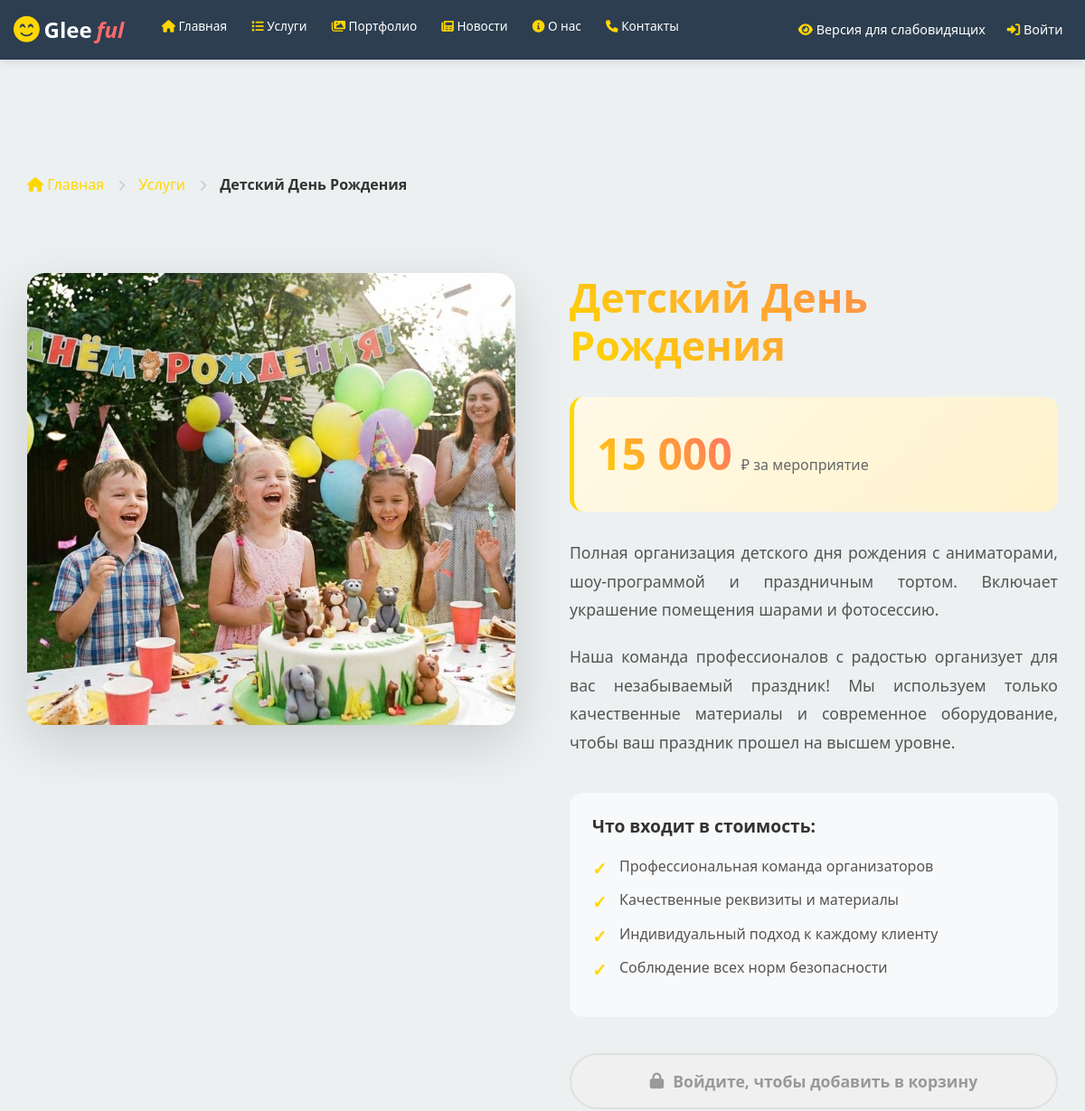
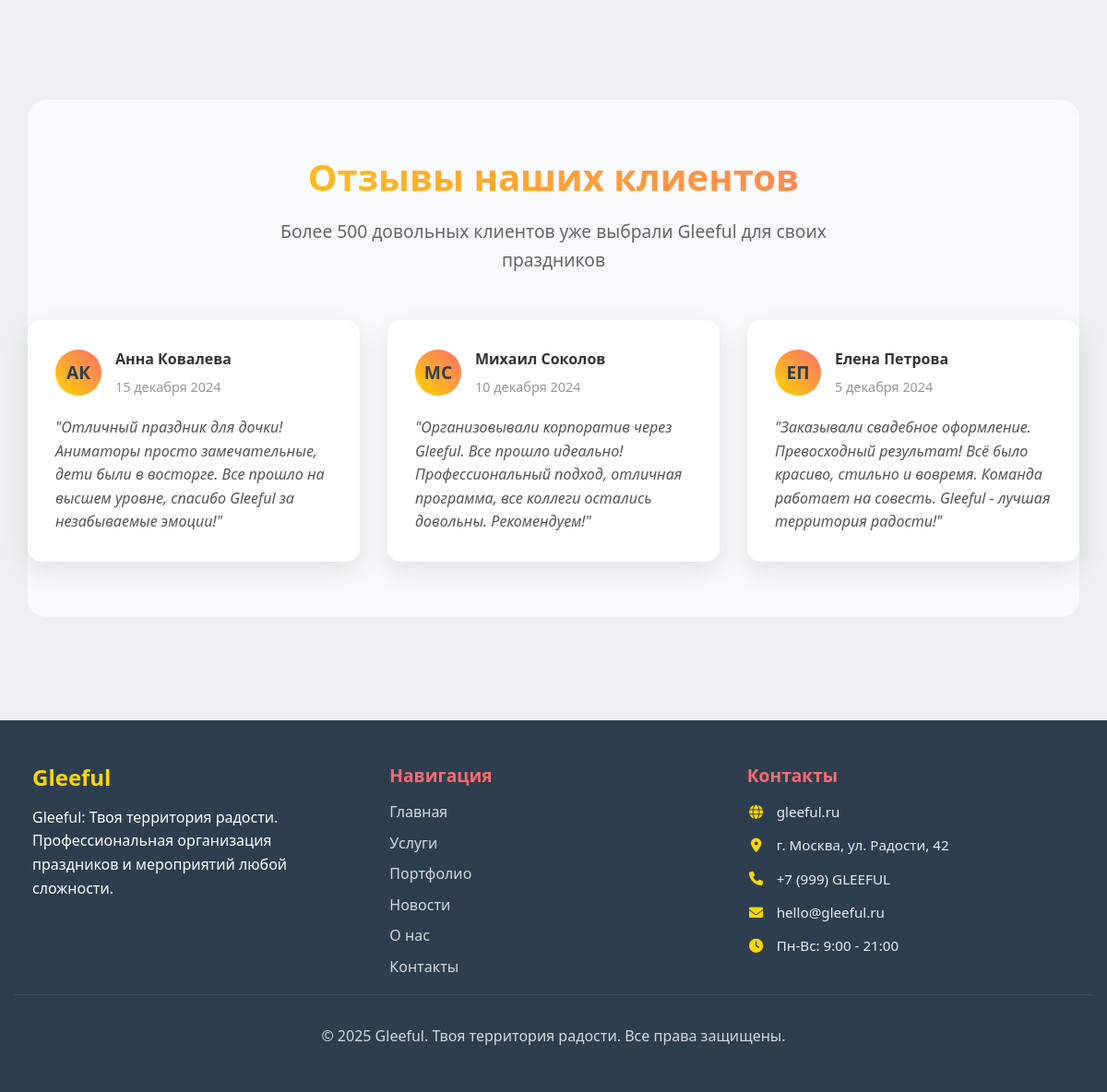
/service/1, run on the app's committed database (2 pictures, top to bottom).
### app.py (models this page shows, shortened)
class Service(db.Model):
    id = db.Column(db.Integer, primary_key=True)
    title = db.Column(db.String(200), nullable=False)
    description = db.Column(db.Text, nullable=False)
    price = db.Column(db.Numeric(10, 2), nullable=False)
    category = db.Column(db.String(50), nullable=False)
    image_url = db.Column(db.String(300))
    created_at = db.Column(db.DateTime, default=datetime.utcnow, nullable=False)
    order_items = db.relationship('OrderItem', backref='service', lazy=True)
    cart_items = db.relationship('CartItem', backref='service', lazy=True)

### app.py (the view)
@app.route('/service/<int:id>')
def service_detail(id):
    try:
        service = Service.query.get_or_404(id)
        return render_template('service_detail.html', service=service)
    except Exception as e:
        app.logger.error(f'Ошибка при загрузке деталей услуги {id}: {str(e)}')
        abort(404)

### app.py (called while the page is built)
@app.context_processor
def inject_cart_count():
    return dict(cart_count=get_cart_count())

def get_cart_count():
    if current_user.is_authenticated:
        return CartItem.query.filter_by(user_id=current_user.id).count()
    else:
        return len(session.get('cart', []))

### templates/service_detail.html (shortened to what this page needs)
{% extends "base.html" %}
{% block content %}
<div class="service-detail-page">
    <div class="container">
        <nav class="breadcrumb">
            <ol class="breadcrumb-list">
                <li class="breadcrumb-item">
                    <a href="{{ url_for('index') }}">
                        <i class="fas fa-home"></i> Главная
                    </a>
                </li>
                <li class="breadcrumb-item">
                    <span class="breadcrumb-separator"><i class="fas fa-chevron-right"></i></span>
                    <a href="{{ url_for('services') }}">Услуги</a>
                </li>
                <li class="breadcrumb-item">
                    <span class="breadcrumb-separator"><i class="fas fa-chevron-right"></i></span>
                    <span class="breadcrumb-current">{{ service.title }}</span>
                </li>
            </ol>
        </nav>
        <div class="service-detail">
            <div class="service-image-section">
                <img src="{{ service.image_url or 'https://static.photos/people/1024x576/30' }}"
                     alt="{{ service.title }}"
                     class="service-main-image">
            </div>
            <div class="service-info-section">
                <h1 class="service-title">{{ service.title }}</h1>
                <div class="service-price-block">
                    <span class="service-price">{{  "{:,.0f}".format(service.price).replace(",", " ") }}</span>
                    <span class="service-price-label">₽ за мероприятие</span>
                </div>
                <div class="service-description">
                    <p>{{ service.description }}</p>
                    <p>
                        Наша команда профессионалов с радостью организует для вас незабываемый праздник!
                        Мы используем только качественные материалы и современное оборудование,
                        чтобы ваш праздник прошел на высшем уровне.
                    </p>
                </div>
                <div class="service-features">
                    <h4>Что входит в стоимость:</h4>
                    <ul>
                        <li>Профессиональная команда организаторов</li>
                        <li>Качественные реквизиты и материалы</li>
                        <li>Индивидуальный подход к каждому клиенту</li>
                        <li>Соблюдение всех норм безопасности</li>
                    </ul>
                </div>
                <div class="service-actions">
                    {% if current_user.is_authenticated %}
                        <form method="POST" action="{{ url_for('add_to_cart', id=service.id) }}"
                              class="cart-form" style="flex: 2;">
                            <button type="submit" class="service-btn btn-add-cart" id="addToCartBtn">
                                <i class="fas fa-shopping-cart"></i>
                                <span id="btnText">Добавить в корзину</span>
                            </button>
                        </form>
                    {% else %}
                        <a href="{{ url_for('login') }}" class="service-btn btn-disabled" style="flex: 2;"
                           title="Войдите, чтобы добавить в корзину">
                            <i class="fas fa-lock"></i>
                            <span>Войдите, чтобы добавить в корзину</span>
                        </a>
                    {% endif %}
                </div>
            </div>
        </div>
        <div class="reviews-section">
            <div class="section-header">
                <h2 class="section-title">Отзывы наших клиентов</h2>
                <p class="section-subtitle">
                    Более 500 довольных клиентов уже выбрали Gleeful для своих праздников
                </p>
            </div>
            <div class="reviews-grid">
                <div class="review-card">
                    <div class="review-header">
                        <div class="review-avatar">АК</div>
                        <div class="review-info">
                            <div class="review-name">Анна Ковалева</div>
                            <div class="review-date">15 декабря 2024</div>
                        </div>
                    </div>
                    <div class="review-text">
                        "Отличный праздник для дочки! Аниматоры просто замечательные, дети были в восторге.
                        Все прошло на высшем уровне, спасибо Gleeful за незабываемые эмоции!"
                    </div>
                </div>
                <div class="review-card">
                    <div class="review-header">
                        <div class="review-avatar">МС</div>
                        <div class="review-info">
                            <div class="review-name">Михаил Соколов</div>
                            <div class="review-date">10 декабря 2024</div>
                        </div>
                    </div>
                    <div class="review-text">
                        "Организовывали корпоратив через Gleeful. Все прошло идеально! Профессиональный подход,
                        отличная программа, все коллеги остались довольны. Рекомендуем!"
                    </div>
                </div>
                <div class="review-card">
                    <div class="review-header">
                        <div class="review-avatar">ЕП</div>
                        <div class="review-info">
                            <div class="review-name">Елена Петрова</div>
                            <div class="review-date">5 декабря 2024</div>
                        </div>
                    </div>
                    <div class="review-text">
                        "Заказывали свадебное оформление. Превосходный результат! Всё было красиво,
                        стильно и вовремя. Команда работает на совесть. Gleeful - лучшая территория радости!"
                    </div>
                </div>
            </div>
        </div>
    </div>
</div>
{% endblock %}

### static/css/style.css (style rules this page uses)
* { margin: 0; padding: 0; box-sizing: border-box; }
:root { --primary-yellow: #FFD700; --secondary-pink: #FF6B6B; --tertiary-teal: #4ECDC4; --dark-blue: #2C3E50; --light-bg: #ECF0F1; --white: #FFFFFF; --text-main: #333333; --border-radius: 20px; --box-shadow: 0 4px 20px rgba(0, 0, 0, 0.08); --transition: all 0.3s cubic-bezier(0.25, 0.8, 0.25, 1); }
html { scroll-behavior: smooth; font-size: 16px; }
body { font-family: 'Segoe UI', Tahoma, Geneva, Verdana, sans-serif; line-height: 1.6; color: var(--text-main); background-color: var(--light-bg); overflow-x: hidden; }
h1, h2, h3, h4, h5, h6 { font-weight: 700; margin-bottom: 1rem; line-height: 1.2; }
h1 { font-size: 3rem; background: linear-gradient(45deg, var(--primary-yellow), var(--secondary-pink)); -webkit-background-clip: text; -webkit-text-fill-color: transparent; background-clip: text; }
h2 { font-size: 2.5rem; color: var(--dark-blue); }
h4 { font-size: 1.5rem; color: var(--dark-blue); }
p { margin-bottom: 1rem; }
a { color: var(--secondary-pink); text-decoration: none; transition: var(--transition); }
ul, ol { margin-bottom: 1rem; }
li { margin-bottom: 0.5rem; }
.header-container, .container { max-width: 1200px; margin: 0 auto; padding: 0 15px; }
.section-header { text-align: center; margin-bottom: 3rem; }
.section-title { font-size: 2.5rem; font-weight: 700; margin-bottom: 1rem; background: linear-gradient(45deg, var(--primary-yellow), var(--secondary-pink)); -webkit-background-clip: text; -webkit-text-fill-color: transparent; background-clip: text; }
.section-subtitle { font-size: 1.25rem; color: #666; max-width: 600px; margin: 0 auto; }

### data on the page
Service: title "Детский День Рождения", image_url (picture), price "15 000", description "Полная организация детского дня рождения с аниматорами, шоу-программой и праздничным тортом. Включает украшение помещения шарами и фотосессию."
